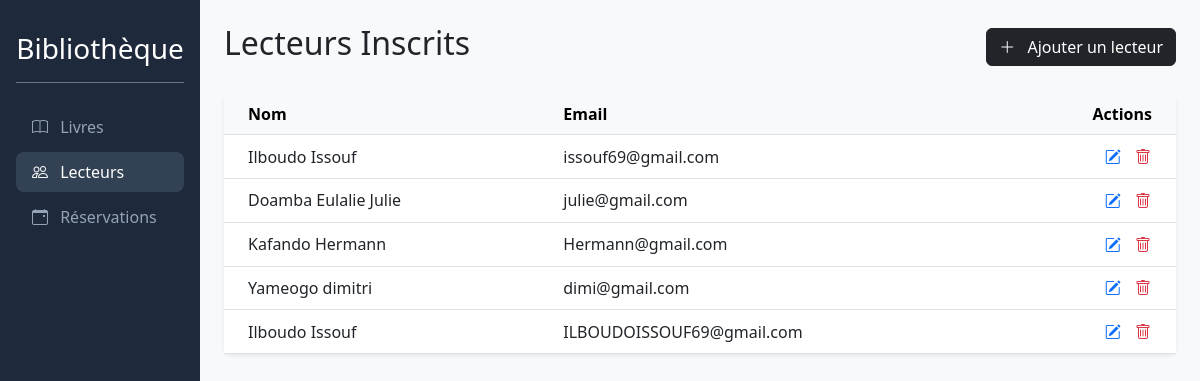
The page /readers/ on the database its author committed.
### library/models.py (models this page shows, shortened)
class Reader(models.Model):
    name = models.CharField(max_length=100)
    email = models.EmailField(unique=True)

### library/views.py (the view)
# urls.py: path('readers/', views.reader_list, name='reader_list'),
def reader_list(request):
    if request.method == "POST":
        name = request.POST.get('name')
        email = request.POST.get('email')
        if name and email:
            Reader.objects.create(name=name, email=email)
            return redirect('reader_list') # Recharge la page pour voir le nouveau lecteur
    readers = Reader.objects.all()
    return render(request, 'library/reader_list.html', {'readers': readers})

### library/templates/library/reader_list.html (shortened to what this page needs)
{% extends 'library/base.html' %}
{% block content %}
<div class="d-flex justify-content-between align-items-center mb-4">
    <h2>Lecteurs Inscrits</h2>
    <button class="btn btn-dark" type="button" data-bs-toggle="collapse" data-bs-target="#collapseFormReader" aria-expanded="false" aria-controls="collapseFormReader">
        <i class="bi bi-plus-lg me-2"></i> Ajouter un lecteur
    </button>
</div>
<div class="card shadow-sm border-0">
    <table class="table table-hover align-middle mb-0">
        <thead class="table-light">
            <tr>
                <th class="ps-4">Nom</th>
                <th>Email</th>
                <th class="text-end pe-4">Actions</th>
            </tr>
        </thead>
        <tbody>
            {% for reader in readers %}
            <tr>
                <td class="ps-4">{{ reader.name }}</td>
                <td>{{ reader.email }}</td>
                <td class="text-end pe-4">
                <button type="button" class="btn btn-link text-primary p-0 me-2"
                    onclick="showEditForm('{{ reader.pk }}', '{{ reader.name|escapejs }}', '{{ reader.email|escapejs }}')">
                    <i class="bi bi-pencil-square"></i>
                </button>
                    <a href="{% url 'delete_reader' reader.pk %}" class="btn btn-link text-danger p-0"
                       onclick="return confirm('Voulez-vous vraiment supprimer ce lecteur ?');">
                        <i class="bi bi-trash"></i>
                    </a>
                </td>
            </tr>
            {% empty %}
            <tr>
                <td colspan="3" class="text-center py-4 text-muted">Aucun lecteur inscrit.</td>
            </tr>
            {% endfor %}
        </tbody>
    </table>
</div>
{% endblock %}

### rows shown on the page
Reader: name "Ilboudo Issouf", email "issouf69@gmail.com"
Reader: name "Doamba Eulalie Julie", email "julie@gmail.com"
Reader: name "Kafando Hermann", email "Hermann@gmail.com"
Reader: name "Yameogo dimitri", email "dimi@gmail.com"
Reader: name "Ilboudo Issouf", email "ILBOUDOISSOUF69@gmail.com"
